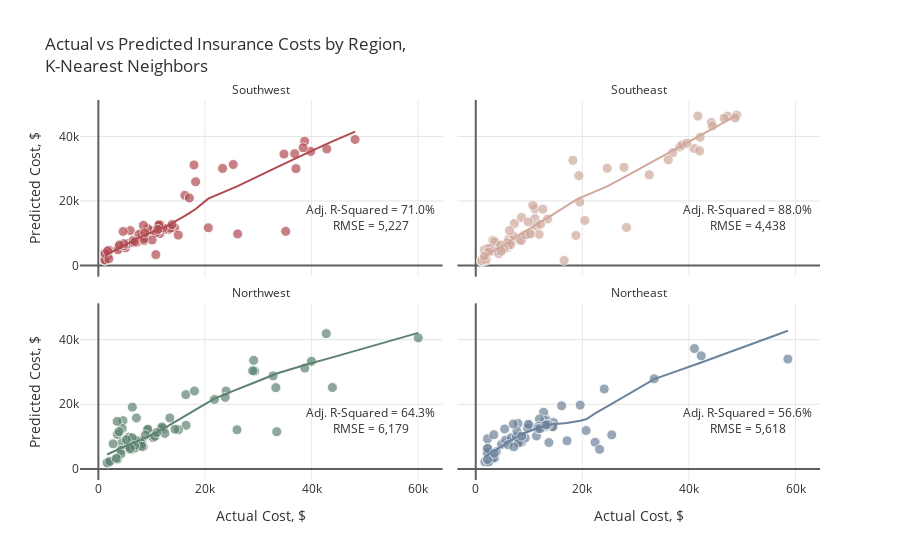

The code cell stored with this chart in its notebook:
### Markdown cell above
# <div style="color:white;display:fill;border-radius:5px;background-color:#84A3C3;overflow:hidden"><p style="padding:20px;color:white;overflow:hidden;font-size:100%;margin:0"><b>6 |</b> K-Nearest Neighbors</p></div>

### Code cell
actuals=[]
preds=[]
rmses=[]
r2_scores=[]
adj_r2_scores=[]

for i in regions:
    
    # Filter data by region
    ins_df = ins[ins.region==i]
    X=ins_df.drop(['charges', 'region'], axis=1)
    y=ins_df.charges
    
    # Add polynomial features
    pf = PolynomialFeatures(degree=2, include_bias=False)
    X_pf = pd.DataFrame(data=pf.fit_transform(X), columns=pf.get_feature_names(X.columns))
    
    # Create training and test sets
    X_train, X_test, y_train, y_test = train_test_split(X_pf, y, test_size=0.2, random_state=1)
    X_train = pd.DataFrame(X_train, columns = X_pf.columns)
    X_test = pd.DataFrame(X_test, columns = X_pf.columns)
    actuals.append(pd.Series(y_test, name='actuals').reset_index())
    print("\nRegion: {}\n".format(i))
    print("Train Shape:{} {}  Test Shape:{} {}".format(X_train.shape, y_train.shape, X_test.shape, y_test.shape))
    
    # Scale features
    X_train = pd.DataFrame(data=s.fit_transform(X_train), columns=X_pf.columns)
    X_test = pd.DataFrame(data=s.transform(X_test), columns=X_pf.columns)
    
    # KNN
    grid = {'n_neighbors': range(2, 20),
            'weights': ['uniform', 'distance'],
            'algorithm': ['auto', 'ball_tree', 'kd_tree', 'brute'],
            'leaf_size': [int(x) for x in np.linspace(10, 50, num = 5)],
            'p': [1, 2]}
    knn=KNeighborsRegressor()
    knn_cv=RandomizedSearchCV(estimator=knn, param_distributions=grid, scoring='neg_mean_squared_error', 
                              n_iter=100, cv=3, random_state=21, n_jobs=-1)
    knn_cv.fit(X_train, y_train)
    y_pred=knn_cv.predict(X_test)
    preds.append(pd.Series(y_pred, name='preds').reset_index(drop=True))
    rmse=np.sqrt(mean_squared_error(y_test, y_pred)).round(2)
    r2=r2_score(y_test, y_pred)
    adj_r2 = 1 - (1-r2)*(len(y_test)-1)/(len(y_test)-X_test.shape[1]-1)
    rmses.append(rmse)
    r2_scores.append(r2)
    adj_r2_scores.append(adj_r2)
    
    print("Test Error (RMSE) = {:,}".format(rmse))
    print("R-Squared = {:.2f}%, Adjusted R-Squared = {:.2f}%".format(r2*100, adj_r2*100))
    if i != 'Northeast':
        print("__________________________")

    
# Plot results
for i in range(0,4):
    actuals[i].loc[:,'index']=regions[i]
actual = pd.concat([actuals[i] for i in range(4)], axis = 0)
pred = pd.concat([preds[i] for i in range(4)], axis = 0)
df = pd.concat([actual, pred], axis=1).reset_index(drop=True)

fig = px.scatter(df, x="actuals", y="preds", color="index", trendline="lowess", height=700,
                 title="Actual vs Predicted Insurance Costs by Region,<br>K-Nearest Neighbors",
                 color_discrete_sequence=col, opacity=0.7, facet_col='index', facet_col_wrap=2)

fig.for_each_annotation(lambda a: a.update(text=a.text.split("=")[-1]))
fig.add_annotation(text="Adj. R-Squared = {:.1f}%<br>RMSE = {:,.0f}".format(adj_r2_scores[0]*100,rmses[0]),
                   x=51e3,y=15e3, row=2,col=1, showarrow=False)
fig.add_annotation(text="Adj. R-Squared = {:.1f}%<br>RMSE = {:,.0f}".format(adj_r2_scores[1]*100,rmses[1]),
                   x=51e3,y=15e3, row=2,col=2, showarrow=False)
fig.add_annotation(text="Adj. R-Squared = {:.1f}%<br>RMSE = {:,.0f}".format(adj_r2_scores[2]*100,rmses[2]),
                   x=51e3,y=15e3, row=1,col=1, showarrow=False)
fig.add_annotation(text="Adj. R-Squared = {:.1f}%<br>RMSE = {:,.0f}".format(adj_r2_scores[3]*100,rmses[3]),
                   x=51e3,y=15e3, row=1,col=2, showarrow=False)

fig.update_traces(hovertemplate="Actual Cost: %{x:$,.2f}<br>Predicted Cost: %{y:$,.2f}",
                  marker=dict(size=10,line=dict(width=1,color="#F7F7F7")),
                  selector=dict(mode="markers"), showlegend=False)
fig.update_xaxes(title="Actual Cost, $", row=1)
fig.update_xaxes(showgrid=True, gridwidth=1, gridcolor='#EAEAEA',
                 zeroline=True, zerolinewidth=2, zerolinecolor='#5E5E5E')
fig.update_yaxes(title="Predicted Cost, $", col=1)
fig.update_yaxes(showgrid=True, gridwidth=1, gridcolor='#E3E3E3',
                 zeroline=True, zerolinewidth=2, zerolinecolor='#5E5E5E')
fig.update_layout(font_color="#303030", paper_bgcolor="white", plot_bgcolor="white")
fig.show()

### Figure 1 — Plotly figure (JSON) as saved in the notebook; plotly's stock layout.template omitted (floating-point values rounded to 4 significant figures)
{"data": [{"hovertemplate": "Actual Cost: %{x:$,.2f}<br>Predicted Cost: %{y:$,.2f}", "legendgroup": "Southwest", "marker": {"color": "#B14B51", "line": {"color": "#F7F7F7", "width": 1}, "opacity": 0.7, "size": 10, "symbol": "circle"}, "mode": "markers", "name": "Southwest", "orientation": "v", "showlegend": false, "type": "scatter", "x": [3761.0, 11670.0, 6312.0, 14320.0, 11550.0, 5080.0, 8269.0, 3693.0, 36840.0, 13220.0, 23310.0, 35160.0, 12350.0, 10070.0, 5488.0, 38711, 7197.0, 6572.0, 5980.0, 34830.0, 6600.0, 39840.0, 1256.0, 1242.0, 4762.0, 9265.0, 13470.0, 1759.0, 1242.0, 48170.0, 16230.0, 25310.0, 10790.0, 4751.0, 8557.0, 42860.0, 8278.0, 11580.0, 7624.0, 12150.0, 20630.0, 4647.0, 26140.0, 2008.0, 8444.0, 17080.0, 13820.0, 8825.0, 37080.0, 10100.0, 11410.0, 14990.0, 11360.0, 6876.0, 10800.0, 18260.0, 1262.0, 17940.0, 11150.0, 38420.0, 8522.0, 8703.0, 3988.0, 1965.0, 1743.0], "xaxis": "x3", "y": [5762.0, 12600.0, 7359.0, 11660.0, 9911.0, 5490.0, 10080.0, 4885.0, 34650.0, 11180.0, 30080.0, 10610.0, 11210.0, 10890.0, 6789.0, 38510.0, 7211.0, 7116.0, 10830.0, 34510.0, 7867.0, 35350.0, 3594.0, 1611.0, 6160.0, 11470.0, 11600.0, 3121.0, 1777.0, 39030.0, 21740.0, 31300.0, 10230.0, 6768.0, 7683.0, 36110.0, 8986.0, 11490.0, 9682.0, 11660.0, 11700.0, 10580.0, 9801.0, 4784.0, 12450.0, 20930.0, 12700.0, 8642.0, 30020.0, 7938.0, 12530.0, 9433.0, 12580.0, 7426.0, 3388.0, 25960.0, 3783.0, 31150.0, 11180.0, 36460.0, 8151.0, 10150.0, 6363.0, 2117.0, 4526.0], "yaxis": "y3"}, {"hovertemplate": "<b>LOWESS trendline</b><br><br>index=Southwest<br>actuals=%{x}<br>preds=%{y} <b>(trend)</b><extra></extra>", "legendgroup": "Southwest", "marker": {"color": "#B14B51", "symbol": "circle"}, "mode": "lines", "name": "Southwest", "showlegend": false, "type": "scatter", "x": [1242.0, 1242.0, 1256.0, 1262.0, 1743.0, 1759.0, 1965.0, 2008.0, 3693.0, 3761.0, 3988.0, 4647.0, 4751.0, 4762.0, 5080.0, 5488.0, 5980.0, 6312.0, 6572.0, 6600.0, 6876.0, 7197.0, 7624.0, 8269.0, 8278.0, 8444.0, 8522.0, 8557.0, 8703.0, 8825.0, 9265.0, 10070.0, 10100.0, 10790.0, 10800.0, 11150.0, 11360.0, 11410.0, 11550.0, 11580.0, 11670.0, 12150.0, 12350.0, 13220.0, 13470.0, 13820.0, 14320.0, 14990.0, 16230.0, 17080.0, 17940.0, 18260.0, 20630.0, 23310.0, 25310.0, 26140.0, 34830.0, 35160.0, 36840.0, 37080.0, 38420.0, 38711, 39840.0, 42860.0, 48170.0], "xaxis": "x3", "y": [3100.0, 3101.0, 3114.0, 3119.0, 3556.0, 3570.0, 3756.0, 3795.0, 5303.0, 5363.0, 5564.0, 6149.0, 6242.0, 6252.0, 6535.0, 6901.0, 7346.0, 7649.0, 7878.0, 7903.0, 8117.0, 8347.0, 8649.0, 9099.0, 9105.0, 9214.0, 9265.0, 9287.0, 9380.0, 9456.0, 9731.0, 10220.0, 10240.0, 10680.0, 10680.0, 10920.0, 11080.0, 11110.0, 11220.0, 11240.0, 11320.0, 11710.0, 11870.0, 12630.0, 12840.0, 13150.0, 13590.0, 14190.0, 15380.0, 16250.0, 17170.0, 17530.0, 20710.0, 22690.0, 23940.0, 24590.0, 31490.0, 31750.0, 33060.0, 33250.0, 34280.0, 34510.0, 35380.0, 37660.0, 41490.0], "yaxis": "y3"}, {"hovertemplate": "Actual Cost: %{x:$,.2f}<br>Predicted Cost: %{y:$,.2f}", "legendgroup": "Southeast", "marker": {"color": "#D0A99C", "line": {"color": "#F7F7F7", "width": 1}, "opacity": 0.7, "size": 10, "symbol": "circle"}, "mode": "markers", "name": "Southeast", "orientation": "v", "showlegend": false, "type": "scatter", "x": [44200.0, 6781.0, 5478.0, 32550.0, 1816.0, 11090.0, 11090.0, 13470.0, 47270.0, 10110.0, 38280.0, 19350.0, 1616.0, 40970.0, 1824.0, 7244.0, 36950.0, 42000.0, 6184.0, 20460.0, 7153.0, 2219.0, 8233.0, 4266.0, 19520.0, 27810.0, 16590.0, 5967.0, 4505.0, 3501.0, 4340.0, 5974.0, 3227.0, 11360.0, 12590.0, 6314.0, 5920.0, 12140.0, 3562.0, 4673.0, 46600.0, 2566.0, 41680.0, 8978.0, 48970.0, 24670.0, 8597.0, 38710.0, 1136.0, 18810.0, 1982.0, 1132.0, 6500.0, 1147.0, 8548.0, 39610.0, 11880.0, 48680.0, 44400.0, 18220.0, 28290.0, 9855.0, 10700.0, 5245.0, 1665.0, 2465.0, 9378.0, 10230.0, 36120.0, 4780.0, 6338.0, 42110.0, 1634.0], "xaxis": "x4", "y": [44260.0, 7495.0, 5135.0, 28080.0, 2209.0, 17580.0, 14550.0, 14410.0, 46260.0, 10100.0, 36700.0, 27840.0, 4916.0, 36250.0, 1667.0, 13040.0, 34950.0, 35520.0, 8190.0, 13960.0, 8983.0, 5304.0, 7929.0, 5373.0, 19700.0, 30410.0, 1581.0, 5585.0, 5940.0, 4559.0, 3676.0, 6017.0, 7788.0, 12190.0, 17440.0, 6934.0, 7139.0, 12770.0, 7359.0, 6342.0, 45630.0, 5313.0, 46270.0, 9332.0, 46590.0, 30120.0, 14890.0, 37330.0, 1229.0, 9314.0, 1750.0, 1522.0, 6474.0, 1593.0, 7751.0, 37880.0, 9691.0, 45720.0, 43240.0, 32570.0, 11790.0, 13520.0, 18640.0, 5316.0, 1928.0, 4205.0, 9521.0, 9799.0, 32750.0, 4446.0, 10860.0, 39720.0, 2933.0], "yaxis": "y4"}, {"hovertemplate": "<b>LOWESS trendline</b><br><br>index=Southeast<br>actuals=%{x}<br>preds=%{y} <b>(trend)</b><extra></extra>", "legendgroup": "Southeast", "marker": {"color": "#D0A99C", "symbol": "circle"}, "mode": "lines", "name": "Southeast", "showlegend": false, "type": "scatter", "x": [1132.0, 1136.0, 1147.0, 1616.0, 1634.0, 1665.0, 1816.0, 1824.0, 1982.0, 2219.0, 2465.0, 2566.0, 3227.0, 3501.0, 3562.0, 4266.0, 4340.0, 4505.0, 4673.0, 4780.0, 5245.0, 5478.0, 5920.0, 5967.0, 5974.0, 6184.0, 6314.0, 6338.0, 6500.0, 6781.0, 7153.0, 7244.0, 8233.0, 8548.0, 8597.0, 8978.0, 9378.0, 9855.0, 10110.0, 10230.0, 10700.0, 11090.0, 11090.0, 11360.0, 11880.0, 12140.0, 12590.0, 13470.0, 16590.0, 18220.0, 18810.0, 19350.0, 19520.0, 20460.0, 24670.0, 27810.0, 28290.0, 32550.0, 36120.0, 36950.0, 38280.0, 38710.0, 39610.0, 40970.0, 41680.0, 42000.0, 42110.0, 44200.0, 44400.0, 46600.0, 47270.0, 48680.0, 48970.0], "xaxis": "x4", "y": [2253.0, 2258.0, 2269.0, 2736.0, 2754.0, 2785.0, 2935.0, 2943.0, 3100.0, 3337.0, 3581.0, 3683.0, 4343.0, 4618.0, 4679.0, 5388.0, 5463.0, 5629.0, 5799.0, 5906.0, 6376.0, 6610.0, 7053.0, 7099.0, 7107.0, 7315.0, 7443.0, 7467.0, 7627.0, 7901.0, 8259.0, 8346.0, 9412.0, 9751.0, 9803.0, 10210.0, 10640.0, 11150.0, 11420.0, 11560.0, 12070.0, 12480.0, 12490.0, 12770.0, 13270.0, 13520.0, 13940.0, 14750.0, 18050.0, 19850.0, 20360.0, 20790.0, 20910.0, 21610.0, 24530.0, 27280.0, 27710.0, 31560.0, 34780.0, 35520.0, 36720.0, 37110.0, 37920.0, 39150.0, 39790.0, 40080.0, 40180.0, 42090.0, 42270.0, 44290.0, 44910.0, 46210.0, 46480.0], "yaxis": "y4"}, {"hovertemplate": "Actual Cost: %{x:$,.2f}<br>Predicted Cost: %{y:$,.2f}", "legendgroup": "Northwest", "marker": {"color": "#5D8370", "line": {"color": "#F7F7F7", "width": 1}, "opacity": 0.7, "size": 10, "symbol": "circle"}, "mode": "markers", "name": "Northwest", "orientation": "v", "showlegend": false, "type": "scatter", "x": [9174.0, 4433.0, 21770.0, 7732.0, 33470.0, 4618.0, 3594.0, 12240.0, 6204.0, 11840.0, 4467.0, 8163.0, 6394.0, 1906.0, 23970.0, 2775.0, 3538.0, 32790.0, 6112.0, 9302.0, 11950.0, 6389.0, 23810.0, 10260.0, 4244.0, 16460.0, 8413.0, 26020.0, 60020.0, 3580.0, 12480.0, 5856.0, 7154.0, 1636.0, 6987.0, 43920.0, 15020.0, 29330.0, 5630.0, 8827.0, 8060.0, 5729.0, 14380.0, 29140.0, 38750.0, 3877.0, 42760.0, 6374.0, 28950.0, 16420.0, 10600.0, 18030.0, 39980.0, 6941.0, 4240.0, 6361.0, 8116.0, 6797.0, 2137.0, 33310.0, 13420.0, 10980.0, 3353.0, 5261.0, 5990.0], "xaxis": "x", "y": [12050.0, 8064.0, 21470.0, 8717.0, 11510.0, 14930.0, 3028.0, 12420.0, 6543.0, 12460.0, 12510.0, 8636.0, 5999.0, 1853.0, 24090.0, 7758.0, 14700.0, 28780.0, 6897.0, 12280.0, 12990.0, 6279.0, 22140.0, 9695.0, 5790.0, 13500.0, 6946.0, 12110.0, 40570.0, 10690.0, 10990.0, 6080.0, 15750.0, 1899.0, 8816.0, 25190.0, 12130.0, 30290.0, 6993.0, 10460.0, 7766.0, 9830.0, 12280.0, 33600.0, 31200.0, 11530.0, 41880.0, 19120.0, 30370.0, 22990.0, 10060.0, 24090.0, 33320.0, 6581.0, 4638.0, 9642.0, 6992.0, 7216.0, 2313.0, 25160.0, 15760.0, 11270.0, 3271.0, 9038.0, 6327.0], "yaxis": "y"}, {"hovertemplate": "<b>LOWESS trendline</b><br><br>index=Northwest<br>actuals=%{x}<br>preds=%{y} <b>(trend)</b><extra></extra>", "legendgroup": "Northwest", "marker": {"color": "#5D8370", "symbol": "circle"}, "mode": "lines", "name": "Northwest", "showlegend": false, "type": "scatter", "x": [1636.0, 1906.0, 2137.0, 2775.0, 3353.0, 3538.0, 3580.0, 3594.0, 3877.0, 4240.0, 4244.0, 4433.0, 4467.0, 4618.0, 5261.0, 5630.0, 5729.0, 5856.0, 5990.0, 6112.0, 6204.0, 6361.0, 6374.0, 6389.0, 6394.0, 6797.0, 6941.0, 6987.0, 7154.0, 7732.0, 8060.0, 8116.0, 8163.0, 8413.0, 8827.0, 9174.0, 9302.0, 10260.0, 10600.0, 10980.0, 11840.0, 11950.0, 12240.0, 12480.0, 13420.0, 14380.0, 15020.0, 16420.0, 16460.0, 18030.0, 21770.0, 23810.0, 23970.0, 26020.0, 28950.0, 29140.0, 29330.0, 32790.0, 33310.0, 33470.0, 38750.0, 39980.0, 42760.0, 43920.0, 60020.0], "xaxis": "x", "y": [4463.0, 4679.0, 4860.0, 5352.0, 5790.0, 5929.0, 5961.0, 5971.0, 6185.0, 6461.0, 6464.0, 6609.0, 6634.0, 6751.0, 7246.0, 7528.0, 7602.0, 7695.0, 7791.0, 7877.0, 7939.0, 8040.0, 8048.0, 8058.0, 8061.0, 8279.0, 8345.0, 8372.0, 8459.0, 8835.0, 9067.0, 9110.0, 9145.0, 9313.0, 9620.0, 9875.0, 9982.0, 10710.0, 10960.0, 11250.0, 12060.0, 12170.0, 12470.0, 12730.0, 13720.0, 14720.0, 15330.0, 16590.0, 16620.0, 18130.0, 21740.0, 23210.0, 23320.0, 24600.0, 26500.0, 26630.0, 26750.0, 29090.0, 29440.0, 29550.0, 32180.0, 32720.0, 33980.0, 34520.0, 42110.0], "yaxis": "y"}, {"hovertemplate": "Actual Cost: %{x:$,.2f}<br>Predicted Cost: %{y:$,.2f}", "legendgroup": "Northeast", "marker": {"color": "#6C839B", "line": {"color": "#F7F7F7", "width": 1}, "opacity": 0.7, "size": 10, "symbol": "circle"}, "mode": "markers", "name": "Northeast", "orientation": "v", "showlegend": false, "type": "scatter", "x": [58570.0, 41030.0, 13130.0, 17130.0, 13220.0, 42300.0, 8628.0, 11510.0, 13230.0, 12730.0, 3559.0, 14590.0, 13020.0, 6113.0, 4847.0, 14450.0, 9282.0, 5595.0, 2204.0, 6641.0, 12320.0, 7935.0, 3858.0, 1712.0, 2727.0, 7639.0, 3044.0, 25520.0, 11940.0, 3393.0, 14450.0, 33480.0, 20710.0, 8334.0, 2218.0, 11880.0, 11390.0, 10070.0, 2396.0, 7730.0, 2211.0, 3385.0, 24110.0, 2206.0, 9723.0, 13620.0, 11660.0, 6067.0, 19590.0, 2217.0, 22400.0, 12030.0, 9866.0, 16120.0, 7050.0, 5429.0, 13430.0, 2196.0, 7986.0, 13730.0, 3482.0, 13140.0, 23240.0, 7134.0, 8606.0], "xaxis": "x2", "y": [33990.0, 37250.0, 13090.0, 8680.0, 15310.0, 35000.0, 8278.0, 12870.0, 14090.0, 17500.0, 3363.0, 14330.0, 14980.0, 8401.0, 7624.0, 13090.0, 9540.0, 8897.0, 9298.0, 9624.0, 12730.0, 14040.0, 5302.0, 2170.0, 2581.0, 9980.0, 3152.0, 10520.0, 15450.0, 10570.0, 13080.0, 27880.0, 11880.0, 8469.0, 6371.0, 13190.0, 10170.0, 13450.0, 2167.0, 11650.0, 4509.0, 3431.0, 24730.0, 5222.0, 12630.0, 13620.0, 12470.0, 7512.0, 19740.0, 6327.0, 8230.0, 12470.0, 13800.0, 19540.0, 13890.0, 12340.0, 13770.0, 2915.0, 8002.0, 8155.0, 4831.0, 13570.0, 6051.0, 6816.0, 10140.0], "yaxis": "y2"}, {"hovertemplate": "<b>LOWESS trendline</b><br><br>index=Northeast<br>actuals=%{x}<br>preds=%{y} <b>(trend)</b><extra></extra>", "legendgroup": "Northeast", "marker": {"color": "#6C839B", "symbol": "circle"}, "mode": "lines", "name": "Northeast", "showlegend": false, "type": "scatter", "x": [1712.0, 2196.0, 2204.0, 2206.0, 2211.0, 2217.0, 2218.0, 2396.0, 2727.0, 3044.0, 3385.0, 3393.0, 3482.0, 3559.0, 3858.0, 4847.0, 5429.0, 5595.0, 6067.0, 6113.0, 6641.0, 7050.0, 7134.0, 7639.0, 7730.0, 7935.0, 7986.0, 8334.0, 8606.0, 8628.0, 9282.0, 9723.0, 9866.0, 10070.0, 11390.0, 11510.0, 11660.0, 11880.0, 11940.0, 12030.0, 12320.0, 12730.0, 13020.0, 13130.0, 13140.0, 13220.0, 13230.0, 13430.0, 13620.0, 13730.0, 14450.0, 14450.0, 14590.0, 16120.0, 17130.0, 19590.0, 20710.0, 22400.0, 23240.0, 24110.0, 25520.0, 33480.0, 41030.0, 42300.0, 58570.0], "xaxis": "x2", "y": [3815.0, 4323.0, 4331.0, 4333.0, 4338.0, 4345.0, 4345.0, 4532.0, 4878.0, 5207.0, 5560.0, 5568.0, 5660.0, 5739.0, 6045.0, 7049.0, 7634.0, 7801.0, 8276.0, 8323.0, 8861.0, 9294.0, 9385.0, 9929.0, 10010.0, 10170.0, 10210.0, 10500.0, 10730.0, 10750.0, 11210.0, 11490.0, 11580.0, 11710.0, 12500.0, 12560.0, 12640.0, 12760.0, 12790.0, 12840.0, 13000.0, 13200.0, 13330.0, 13380.0, 13380.0, 13420.0, 13420.0, 13520.0, 13610.0, 13640.0, 13830.0, 13830.0, 13850.0, 13980.0, 14240.0, 14880.0, 15370.0, 17190.0, 18030.0, 18750.0, 20120.0, 27810.0, 32240.0, 32950.0, 42750.0], "yaxis": "y2"}], "layout": {"annotations": [{"showarrow": false, "text": "Northwest", "x": 0.245, "xanchor": "center", "xref": "paper", "y": 0.465, "yanchor": "bottom", "yref": "paper"}, {"showarrow": false, "text": "Northeast", "x": 0.755, "xanchor": "center", "xref": "paper", "y": 0.465, "yanchor": "bottom", "yref": "paper"}, {"showarrow": false, "text": "Southwest", "x": 0.245, "xanchor": "center", "xref": "paper", "y": 1.0, "yanchor": "bottom", "yref": "paper"}, {"showarrow": false, "text": "Southeast", "x": 0.755, "xanchor": "center", "xref": "paper", "y": 1.0, "yanchor": "bottom", "yref": "paper"}, {"showarrow": false, "text": "Adj. R-Squared = 71.0%<br>RMSE = 5,227", "x": 51000, "xref": "x3", "y": 15000, "yref": "y3"}, {"showarrow": false, "text": "Adj. R-Squared = 88.0%<br>RMSE = 4,438", "x": 51000, "xref": "x4", "y": 15000, "yref": "y4"}, {"showarrow": false, "text": "Adj. R-Squared = 64.3%<br>RMSE = 6,179", "x": 51000, "xref": "x", "y": 15000, "yref": "y"}, {"showarrow": false, "text": "Adj. R-Squared = 56.6%<br>RMSE = 5,618", "x": 51000, "xref": "x2", "y": 15000, "yref": "y2"}], "autosize": true, "font": {"color": "#303030"}, "legend": {"title": {"text": "index"}, "tracegroupgap": 0}, "paper_bgcolor": "white", "plot_bgcolor": "white", "title": {"text": "Actual vs Predicted Insurance Costs by Region,<br>K-Nearest Neighbors"}, "xaxis": {"anchor": "y", "autorange": true, "domain": [0, 0.49], "gridcolor": "#EAEAEA", "gridwidth": 1, "range": [-3313.0, 64470.0], "showgrid": true, "title": {"text": "Actual Cost, $"}, "type": "linear", "zeroline": true, "zerolinecolor": "#5E5E5E", "zerolinewidth": 2}, "xaxis2": {"anchor": "y2", "autorange": true, "domain": [0.51, 1], "gridcolor": "#EAEAEA", "gridwidth": 1, "matches": "x", "range": [-3313.0, 64470.0], "showgrid": true, "title": {"text": "Actual Cost, $"}, "type": "linear", "zeroline": true, "zerolinecolor": "#5E5E5E", "zerolinewidth": 2}, "xaxis3": {"anchor": "y3", "autorange": true, "domain": [0, 0.49], "gridcolor": "#EAEAEA", "gridwidth": 1, "matches": "x", "range": [-3313.0, 64470.0], "showgrid": true, "showticklabels": false, "type": "linear", "zeroline": true, "zerolinecolor": "#5E5E5E", "zerolinewidth": 2}, "xaxis4": {"anchor": "y4", "autorange": true, "domain": [0.51, 1], "gridcolor": "#EAEAEA", "gridwidth": 1, "matches": "x", "range": [-3313.0, 64470.0], "showgrid": true, "showticklabels": false, "type": "linear", "zeroline": true, "zerolinecolor": "#5E5E5E", "zerolinewidth": 2}, "yaxis": {"anchor": "x", "autorange": true, "domain": [0, 0.465], "gridcolor": "#E3E3E3", "gridwidth": 1, "range": [-2827.0, 50650.0], "showgrid": true, "title": {"text": "Predicted Cost, $"}, "type": "linear", "zeroline": true, "zerolinecolor": "#5E5E5E", "zerolinewidth": 2}, "yaxis2": {"anchor": "x2", "autorange": true, "domain": [0, 0.465], "gridcolor": "#E3E3E3", "gridwidth": 1, "matches": "y", "range": [-2827.0, 50650.0], "showgrid": true, "showticklabels": false, "type": "linear", "zeroline": true, "zerolinecolor": "#5E5E5E", "zerolinewidth": 2}, "yaxis3": {"anchor": "x3", "autorange": true, "domain": [0.535, 1.0], "gridcolor": "#E3E3E3", "gridwidth": 1, "matches": "y", "range": [-2827.0, 50650.0], "showgrid": true, "title": {"text": "Predicted Cost, $"}, "type": "linear", "zeroline": true, "zerolinecolor": "#5E5E5E", "zerolinewidth": 2}, "yaxis4": {"anchor": "x4", "autorange": true, "domain": [0.535, 1.0], "gridcolor": "#E3E3E3", "gridwidth": 1, "matches": "y", "range": [-2827.0, 50650.0], "showgrid": true, "showticklabels": false, "type": "linear", "zeroline": true, "zerolinecolor": "#5E5E5E", "zerolinewidth": 2}}}
